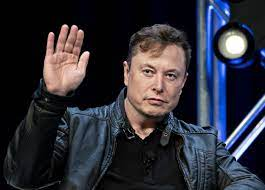
#> input picture images/musk.png, 265 x 190 px
$ python -i scharr.py   (imports and definitions only)
#> lines starting #> are read from the running program, lines starting #| are printed output that depends on the picture
import cv2
import numpy as np

# scharr 필터 마스크는 'opencv 4로 배우는 컴퓨터 비전과 머신 러닝'이라는 책을 참조함
# scharr 5x5 필터 마스크는 다음 글에서 참조함: https://www.yumpu.com/en/document/read/51859112/sobel-and-scharr-5x5-gradients-classical-image-processing-library

# TODO 상수를 최상위의 한 구역에서 관리하도록 바꿔야함
SC3X3 = 'scharr_3x3'
SC5X5 = 'scharr_5x5'
SC7X7 = 'scharr_7x7'
X = 'x'
Y = 'y'

SCHARR_KSIZE = {
    SC3X3: {X: np.array([[-3, 0, 3],
                        [-10, 0, 10],
                        [-3, 0, 3]]) / 60,
            Y: np.array([[-3, -10, -3],
                        [0, 0, 0],
                        [3, 10, 3]]) / 60},
    SC5X5: {X: np.array([
        [-1, -1, 0, 1, 1],
        [-2, -2, 0, 2, 2],
        [-3, -6, 0, 6, 3],
        [-2, -2, 0, 2, 2],
        [-1, -1, 0, 1, 1]]) / 60,
        Y: np.array([
            [-1, -2, -3, -2, -1],
            [-1, -2, -6, -2, -1],
            [0, 0, 0, 0, 0],
            [1, 2, 6, 2, 1],
            [1, 2, 3, 2, 1]
        ]) / 60},
    SC7X7: {X: np.array([
        [-3 / 18, -2 / 13, -1 / 10, 0, 1 / 10, 2 / 13, 3 / 18],
        [-3 / 13, -2 / 8, -1 / 5, 0, 1 / 5, 2 / 8, 3 / 13],
        [-3 / 10, -2 / 5, -1 / 2, 0, 1 / 2, 2 / 5, 3 / 10],
        [-3 / 9, -2 / 4, -1 / 1, 0, 1 / 1, 2 / 4, 3 / 9],
        [-3 / 10, -2 / 5, -1 / 2, 0, 1 / 2, 2 / 5, 3 / 10],
        [-3 / 13, -2 / 8, -1 / 5, 0, 1 / 5, 2 / 8, 3 / 13],
        [-3 / 18, -2 / 13, -1 / 10, 0, 1 / 10, 2 / 13, 3 / 18]]),
        Y:  np.array([
            [-3 / 18, -3 / 13, -3 / 10, -3 / 9, -3 / 10, -3 / 13, -3 / 18],
            [-2 / 13, -2 / 8, -2 / 5, -2 / 4, -2 / 5, -2 / 8, -2 / 13],
            [-1 / 10, -1 / 5, -1 / 2, -1 / 1, -1 / 2, -1 / 5, -1 / 10],
            [0, 0, 0, 0, 0, 0, 0],
            [1 / 10, 1 / 5, 1 / 2, 1 / 1, 1 / 2, 1 / 5, 1 / 10],
            [2 / 13, 2 / 8, 2 / 5, 2 / 4, 2 / 5, 2 / 8, 2 / 13],
            [3 / 18, 3 / 13, 3 / 10, 3 / 9, 3 / 10, 3 / 13, 3 / 18]
        ])},
}


def process_scharr_trackbar_val(val):
    # 트랙바는 0부터 n까지의 정수만 선택할 수 있기 때문에
    # 소숫점에 접근하기 위해 다음과 같이 val을 나눠준다.
    alpha = val / 10
    return alpha


def process_gaussian_trackbar_val(val):
    ksize = val * 2 + 1
    return ksize


def calculate_scharr(img, alpha, ksize):
    gray = cv2.cvtColor(img, cv2.COLOR_BGR2GRAY)

    # 소벨 필터값
    x_kernel = SCHARR_KSIZE[ksize][X]
    y_kernel = SCHARR_KSIZE[ksize][Y]

    # '트랙바의 값 / 10'을 소벨 필터값 전체에 곱한다
    x_kernel = alpha * x_kernel
    y_kernel = alpha * y_kernel

    # 이미지에 소벨 필터를 적용한다
    edge_gx = cv2.filter2D(gray, -1, x_kernel)
    edge_gy = cv2.filter2D(gray, -1, y_kernel)

    merged = edge_gx + edge_gy

    return merged


def calculate_gaussian(img, ksize):
    gaussian = cv2.GaussianBlur(img, (ksize, ksize), cv2.BORDER_DEFAULT)


def using_scharr(img, scharr_ksize=SC3X3):
    if not scharr_ksize in SCHARR_KSIZE.keys():
        print('Given kernel size is not correct.')
        exit(0)

    window_name = scharr_ksize
    scharr_trackbar_name = 'scharr'
    gaussian_trackbar_name = 'gaussian'
    max_scharr_trackbar_val = 500
    max_gaussian_trackbar_val = 10
    scharr_trackbar_start_pos = 0
    gaussian_trackbar_start_pos = 0

    def on_scharr_trackbar_changed(trackbar_val, image):
        # 트랙바 값을 처리해서 실제 사용할 alpha를 얻는다
        alpha = process_scharr_trackbar_val(trackbar_val)

        # 소벨 필터가 적용된 이미지를 구함
        scharr_ed = calculate_scharr(image, alpha, scharr_ksize)

        # 가우시안 트랙바 값 가져옴
        gaussian_trackbar_val = cv2.getTrackbarPos(
            gaussian_trackbar_name, window_name)

        # 가우시안 트랙바 값으로 커널 사이즈 구함
        gaussian_ksize = process_gaussian_trackbar_val(gaussian_trackbar_val)

        # 소벨ed 이미지에 가우시안 적용함
        result_img = cv2.GaussianBlur(
            scharr_ed, (gaussian_ksize, gaussian_ksize), cv2.BORDER_DEFAULT)

        # 소벨ed에 가우시안 적용된 이미지 출력
        cv2.imshow(window_name, result_img)

    def on_gaussian_trackbar_changed(trackbar_val, image):
        scharr_trackbar_val = cv2.getTrackbarPos(
            scharr_trackbar_name, window_name)

        alpha = process_scharr_trackbar_val(scharr_trackbar_val)

        scharr_ed = calculate_scharr(image, alpha, scharr_ksize)

        gaussian_ksize = process_gaussian_trackbar_val(trackbar_val)

        result_img = cv2.GaussianBlur(
            scharr_ed, (gaussian_ksize, gaussian_ksize), cv2.BORDER_DEFAULT)

        cv2.imshow(window_name, result_img)

    # window_name을 이름으로 하는 윈도우를 만들어 놓음으로써 해당 윈도우에 트랙바를 달 수 있게 함
    cv2.namedWindow(window_name)

    # 이름이 window_name인 창에 scharr 커널에 곱할 값을 설정하는 트랙바를 만든다
    cv2.createTrackbar(scharr_trackbar_name,
                       window_name,
                       scharr_trackbar_start_pos,
                       max_scharr_trackbar_val,
                       lambda val: on_scharr_trackbar_changed(val, img),
                       )

    # 이름이 window_name인 창에 가우시안 커널 크기를 설정하는 트랙바를 만든다
    cv2.createTrackbar(gaussian_trackbar_name,
                       window_name,
                       gaussian_trackbar_start_pos,
                       max_gaussian_trackbar_val,
                       lambda val: on_gaussian_trackbar_changed(val, img),
                       )

    on_scharr_trackbar_changed(scharr_trackbar_start_pos, img)

>>> import cv2
>>> picture = cv2.imread('../../images/musk.png')
#> picture is the input picture: shape (190, 265, 3); mean B, G, R 55.6, 46.8, 47.1
>>> result = using_scharr(picture)
#> in calculate_scharr, `gray = cv2.cvtColor(img, cv2.COLOR_BGR2GRAY)`:
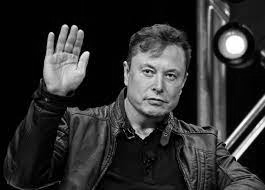
#> gray: shape (190, 265); min 0, max 255, mean 47.9
#> in calculate_scharr, `edge_gx = cv2.filter2D(gray, -1, x_kernel)`: edge_gx: shape (190, 265); every value is 0

$ run again, on images/sample1.png
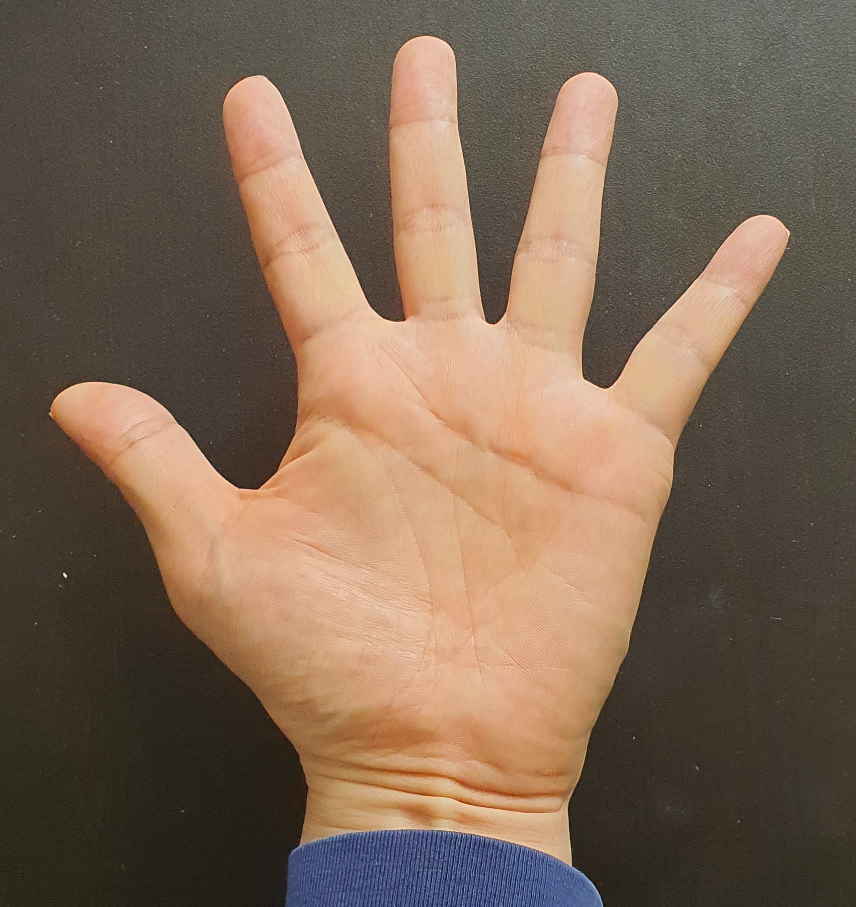
#> input picture images/sample1.png, 856 x 907 px
#> picture is the input picture: shape (907, 856, 3); mean B, G, R 83.9, 102.3, 123.5
#> in calculate_scharr, `gray = cv2.cvtColor(img, cv2.COLOR_BGR2GRAY)`:
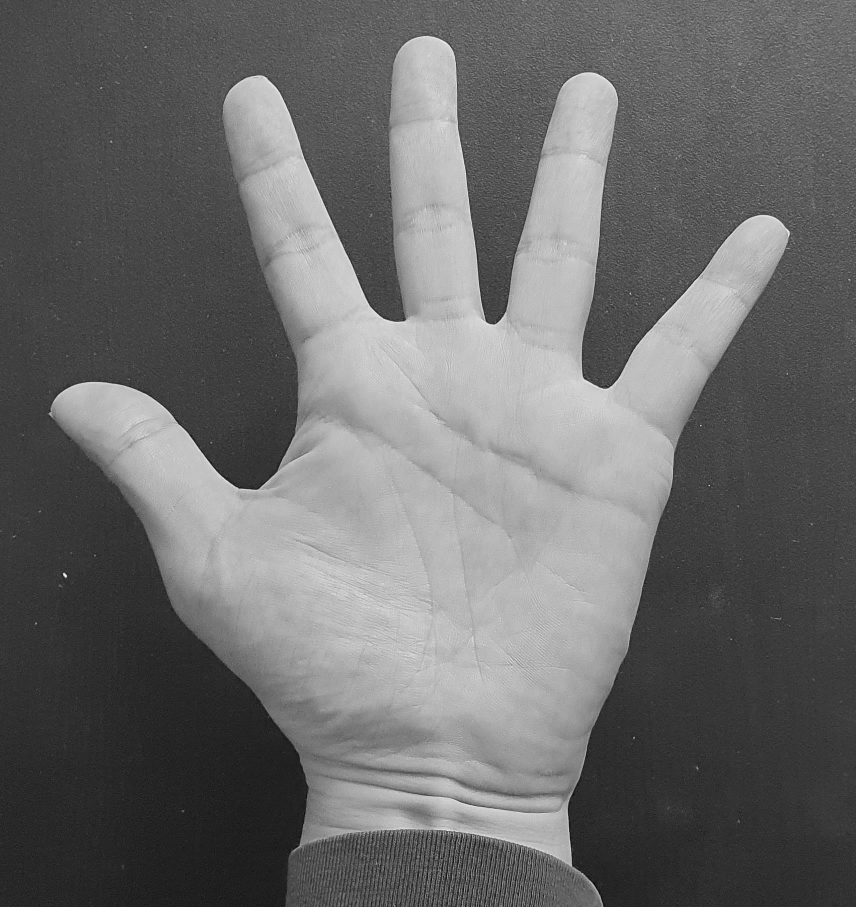
#> gray: shape (907, 856); min 4, max 239, mean 106.5
#> edge_gx: shape (907, 856); every value is 0
